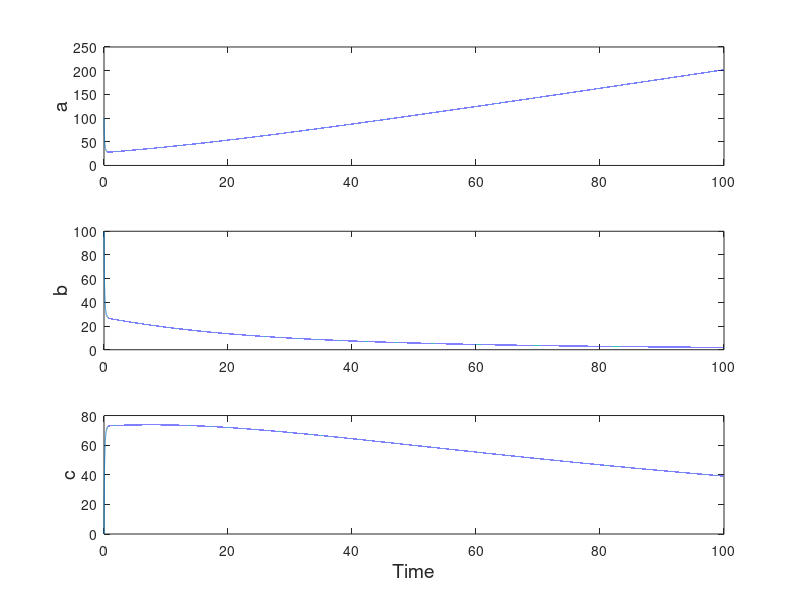

Recreate this plot in MATLAB.
%This is a MATLAB code to simulate a toy model,

% It has 3 variables: a,b and c. with the following reactions:

    % synthesis
    % -> 2 * a;    at rate:    k_a

    % reversible bi-molecular conversion
    % a + b <-> c;  at forward rate:    k_ab * a * b
    %               at backward rate:   k_c * c

     % degradation
    % c ->;    at rate:    k_deg * c


    % c ->;    at rate:    k_deg * c
    % c ->;    at rate:    k_deg * c



% Define the Parameters
k_a   = 1;
k_ab  = 0.1;
k_c   = 1;
k_deg = 0.01;

% Initial values for a,b,c
a = 100;
b = 100;
c = 0;

% Duration of the simulation [Units must be the same than the rate constants']
TSpan = 100;

% Pick a timestep
dt = 0.001;

% Compute number of steps
NSteps = TSpan / dt;

% Initialize vectors to store variables for each timestep
a_vec = zeros(NSteps , 1);
b_vec = zeros(NSteps , 1);
c_vec = zeros(NSteps , 1);

% Create the corresponding time vector
t_vec = 0:dt:(TSpan - dt);

% Simulation of the model
for i = 1 : NSteps

    % Store variables values for each time step into dedicated vectors
    a_vec(i) = a;
    b_vec(i) = b;   
    c_vec(i) = c;

    % initialize the rates of change for each variable with 0
    da    = 0;
    db    = 0;
    dc    = 0;

    % for each reaction - add up contributions to rates of changes

    % synthesis
    % -> 2 * a;    at rate:    k_a
    v_1 = k_a;
    da  = da + 2 * v_1;

    % reversible bi-molecular conversion
    % a + b <-> c;  at forward rate:    k_ab * a * b
    %               at backward rate:   k_c * c
    v_2 = k_ab * a * b - k_c * c;
    da = da - v_2;
    db = db - v_2;
    dc = dc + v_2;

    % degradation
    % c ->;    at rate:    k_deg * c
    v_3 = k_deg * c;
    dc = dc - v_3;

    % Update all the variables
    a = a + da * dt;
    b = b + db * dt;
    c = c + dc * dt;

end

figure(1)
subplot(3 , 1 , 1)
plot(t_vec , a_vec)
ylabel('a', 'fontsize', 14);

subplot(3 , 1 , 2)
plot(t_vec , b_vec)
ylabel('b', 'fontsize', 14);

subplot(3 , 1 , 3)
plot(t_vec , c_vec)
ylabel('c', 'fontsize', 14);
xlabel('Time' , 'fontsize' , 14);

pause;
